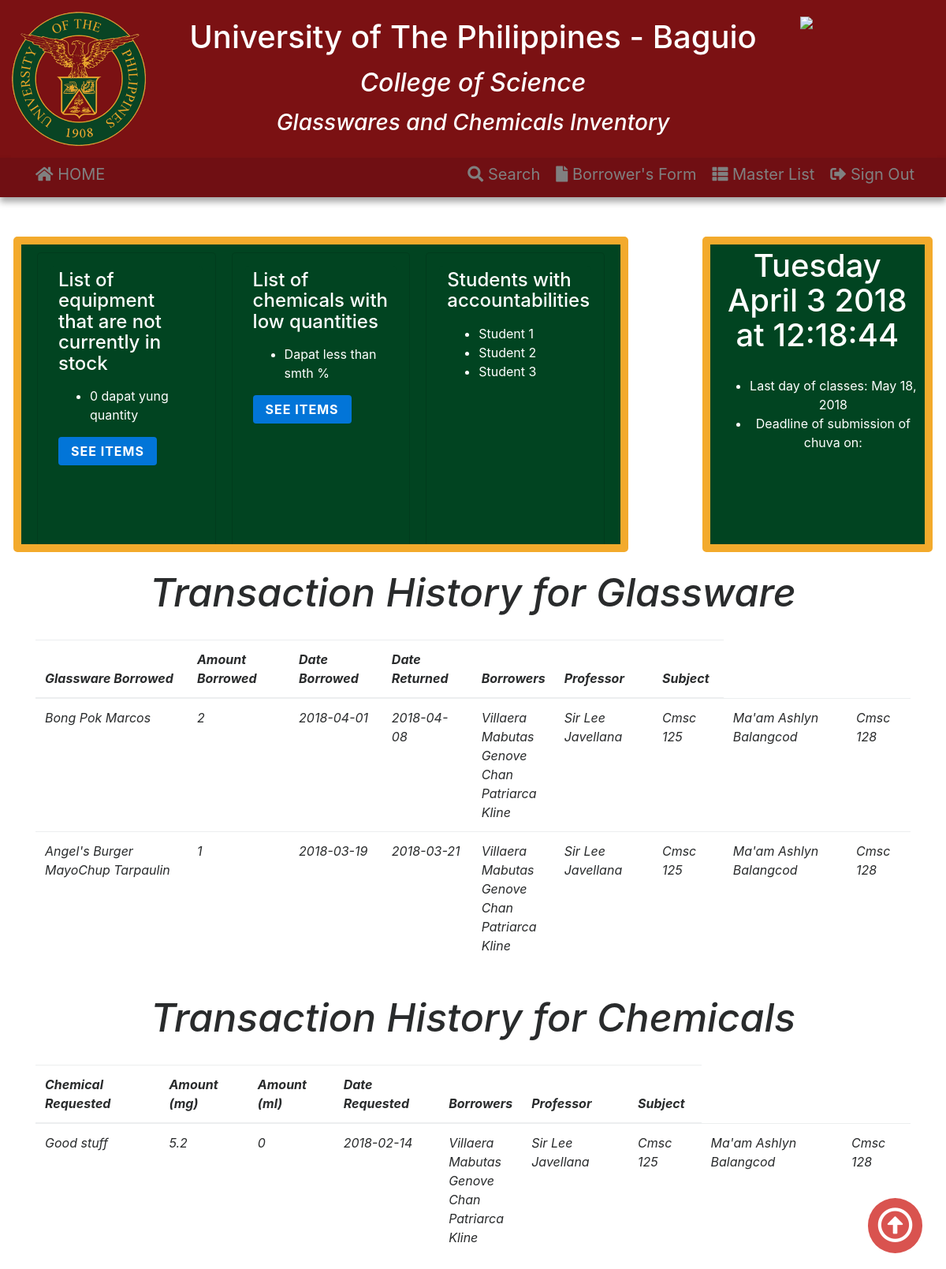
The page /home.php (signed in) on the database its author committed.
### tables this page shows
CREATE TABLE `transaction` (
  `Trans_Id` int(11) NOT NULL,
  `Glassware_Id` int(11) DEFAULT NULL,
  `Chemical_Id` int(11) DEFAULT NULL,
  `Group_Id` int(11) NOT NULL,
  `Qty_Borrowed_Glasswares` int(11) NOT NULL,
  `Qty_Borrowed_Chemicals_ml` float NOT NULL,
  `Qty_Borrowed_Chemicals_mg` float NOT NULL,
  `Date_Borrowed` date NOT NULL,
  `Date_Returned` date NOT NULL
);

CREATE TABLE `glasswares` (
  `Glassware_Id` int(11) NOT NULL,
  `Name` varchar(256) NOT NULL,
  `Quantity_Available` int(11) NOT NULL
);

CREATE TABLE `borrower` (
  `Borrower_Id` int(11) NOT NULL,
  `First_Name` varchar(256) NOT NULL,
  `Last_Name` varchar(256) NOT NULL,
  `Student_Number` varchar(20) NOT NULL,
  `Amt_of_transactions` int(11) NOT NULL,
  `Group_Id` int(11) NOT NULL
);

CREATE TABLE `group_table` (
  `Group_Id` int(11) NOT NULL,
  `Professor` varchar(256) NOT NULL,
  `Subject` varchar(256) NOT NULL
);

CREATE TABLE `chemicals` (
  `Chemical_Id` int(11) NOT NULL,
  `Name` varchar(256) NOT NULL,
  `Quantity_Available_ml` float NOT NULL,
  `Quantity_Available_mg` float NOT NULL,
  `Original_Amt` float NOT NULL
);

### home.php (the view, shortened to what this page needs)
<!DOCTYPE html>
<?php
	include("verify.php");
?>
<html>
<head>
	<link rel="stylesheet" type="text/css" href="css/home.css">
	<?php 'loading head';include("head.php"); ?>
</head>
<body>
	<div class="container-fluid hbod">
		<div class="container-fluid row justify-content-center first-row">
			<div id="home-tops" class="col-lg-8"  >
				<div class="card-columns" style="background-color: #014421;opacity:1;color:#f3aa2c;">
					<div class="card p-3" id = "card-format" >
						<div class="card-block" id = "card-format">
						  <h4 class="card-title">List of equipment that are not currently in stock</h4>
						  <p class="card-text">
							<ul>
								<li> 0 dapat yung quantity
							</ul>
						  </p>
							 <a href="search.php" class="btn btn-primary">See items</a>
						</div>
					</div>
					<div class="card p-3" id = "card-format">
						<div class="card-block" id = "card-format">
						  <h4 class="card-title">List of chemicals with low quantities</h4>
						  <p class="card-text">
							<ul>
								<li> Dapat less than smth %
							</ul>
						  </p>
							 <a href="search.php" class="btn btn-primary">See items</a>
						</div>
					</div>
					<div class="card p-3" id = "card-format" id = "card-format">
						<div class="card-block" id = "card-format">
						  <h4 class="card-title">Students with accountabilities</h4>
						  <p class="card-text">
							<ul>
								<li>Student 1
								<li>Student 2
								<li>Student 3
							</ul>
						  </p>
						</div>
					</div>
			</div>
			</div>
			<span style="width: 8%;"></span>
			<div class="col-lg-3 timestamp align-text-middle" id="home-tops">
				<h1><span id="date_time" style="color:white"></span></h1>
					<ul style="color:white">
						<li> Last day of classes: May 18, 2018
						<li> Deadline of submission of chuva on:
					</ul>
			</div>
		</div>
		<div  >
			<div class="col-lg-12" style="background-color:white">
				<h1 class="jumbotron-fluid text-center py-4" style="font-size: 50px"><em>Transaction History for Glassware</h1>
	    		<div class="container" style="background-color:white">
			          		<table class="table" style="background-color:white">
			          			<thead class="text-center" >
					            	<tr>
						                <th>Glassware Borrowed</th>
										<th>Amount Borrowed</th>
										<th>Date Borrowed</th>
										<th>Date Returned</th>
						                <th>Borrowers</th>
						                <th>Professor</th>
										<th>Subject </th>
					            	</tr>
					            </thead>
					            <tbody >
									<?php
										$MySearchQuery = "SELECT * FROM transaction JOIN glasswares USING (Glassware_Id)";
										$MyValues = $MyConnection -> query($MySearchQuery);
										if (($MyValues -> num_rows) > 0)
										{
											while ($MyResults = $MyValues -> fetch_assoc())
											{
												echo '<tr>';
												echo '<td>'.$MyResults['Name'].'</td>';
												echo '<td>'.$MyResults['Qty_Borrowed_Glasswares'].'</td>';
												echo '<td>'.$MyResults['Date_Borrowed'].'</td>';
												echo '<td>'.$MyResults['Date_Returned'].'</td>';
												echo '<td>';
												$MySearchQuery2 = "SELECT * FROM borrower ";
												$MyValues2 = $MyConnection -> query($MySearchQuery2);
												while ($MyResults2 = $MyValues2 -> fetch_assoc())
												{
													echo $MyResults2['Last_Name'].'<br> ';
												}
												echo '</td>';
												$MySearchQuery3 = "SELECT * FROM group_table JOIN transaction USING (Group_Id) WHERE transaction.Glassware_Id>0";
												$MyValues3 = $MyConnection -> query($MySearchQuery3);
												while ($MyResults3 = $MyValues3 -> fetch_assoc())
												{
													echo '<td>'.$MyResults3['Professor'].'</td>';
													echo '<td>'.$MyResults3['Subject'].'</td>';
												}
												echo '</tr>';
											}
										}
									?>
					        	</tbody>
					        </table>
				</div>
				<h1 class="jumbotron-fluid text-center py-4" style="font-size: 50px"><em>Transaction History for Chemicals</h1>
				<div class="container" style="background-color:white">
			          		<table class="table" style="background-color:white">
			          			<thead class="text-center" >
					            	<tr>
						                <th>Chemical Requested</th>
										<th>Amount (mg)</th>
										<th>Amount (ml)</th>
						                <th>Date Requested</th>
										<th>Borrowers</th>
						                <th>Professor</th>
										<th>Subject </th>
					            	</tr>
					            </thead>
					            <tbody >
									<?php
										$MySearchQuery = "SELECT * FROM transaction JOIN chemicals USING (Chemical_Id)";
										$MyValues = $MyConnection -> query($MySearchQuery);
										if (($MyValues -> num_rows) > 0)
										{
											while ($MyResults = $MyValues -> fetch_assoc())
											{
												echo '<tr>';
												echo '<td>'.$MyResults['Name'].'</td>';
												echo '<td>'.$MyResults['Qty_Borrowed_Chemicals_mg'].'</td>';
												echo '<td>'.$MyResults['Qty_Borrowed_Chemicals_ml'].'</td>';
												echo '<td>'.$MyResults['Date_Borrowed'].'</td>';
												echo '<td>';
												$MySearchQuery2 = "SELECT * FROM borrower ";
												$MyValues2 = $MyConnection -> query($MySearchQuery2);
												while ($MyResults2 = $MyValues2 -> fetch_assoc())
												{
													echo $MyResults2['Last_Name'].'<br> ';
												}
												echo '</td>';
												$MySearchQuery3 = "SELECT * FROM group_table JOIN transaction USING (Group_Id) WHERE transaction.Glassware_Id>0 ";
												$MyValues3 = $MyConnection -> query($MySearchQuery3);
												while ($MyResults3 = $MyValues3 -> fetch_assoc())
												{
													echo '<td>'.$MyResults3['Professor'].'</td>';
													echo '<td>'.$MyResults3['Subject'].'</td>';
												}
												echo '</tr>';
											}
										}
									?>
					        	</tbody>
					        </table>
				</div>
			</div>
		</div>
	</div>
</body>
</html>

### head.php (shortened to what this page needs)
<!DOCTYPE html>
<html>
<head>
	<link rel="stylesheet" type="text/css" href="css/bootstrap.min.css">
	<link rel="stylesheet" type="text/css" href="css/head.css">
	<link rel="stylesheet" href="css/fa/css/fontawesome-all.css">
</head>
<body>
	<button class="btn-danger" onclick="topFunction()" id="myBtn" title="Go to top"><i class="far fa-arrow-alt-circle-up"></i></button>
	<div class="container-fluid topmost">
		<div class="row">
			<div title="Go Home" class="col-sm-2 hidden-sm-down"><a href="home.php"><img src="src/up.png" width="170px"></a></div>
			<div class="col-sm-8 stack container-fluid">
				<div style="height: 70px padding-bottom:20px;"><h1>University of The Philippines - Baguio</h1></div>
				<span class="hidden-sm-down">
					<div><h2>College of Science</h2></div>
					<div><h3>Glasswares and Chemicals Inventory</h3></div>
				</span>
			</div>
			<div class="col-sm-2 hidden-sm-down"><img src="src/cs.png" width="170px" style="right: 20px;"></div>
		</div>
	</div>
	<div class="container-fluid second" style="margin-bottom: 50px;">
		<div class="container">
			<div class="row">
			<div title="Go Home" class="col-sm-3"><a href="home.php"><i class="fas fa-home"></i> HOME</a></div>
			<div class="col-sm-9 hidden-sm-down">
				<div class="row fix-width" style="float: right;">
					<div><a title="Search" href="#"><i class="fas fa-search"></i> Search</a></div>
					<div><a title="Borrower's Form" href="#"><i class="fa fa-file"></i> Borrower's Form</a></div>
					<div><a title="Master List" href="master.php"><i class="fas fa-th-list"></i> Master List</a></div>
					<div><a title="Sign Out" href="logout.php" onclick="return confirm('Do you really want to sign out?')"><i class="fas fa-sign-out-alt"></i> Sign Out</a></div>
				</div>
			</div>
			</div>
		</div>
	</div>
</body>
</html>

### css/home.css (style rules this page uses)
body { margin-bottom: 10px; }
.hbod { z-index: -10000; }
.first-row div { min-height: 400px; max-height: 400px; border-radius: 5px; padding: 5px 10px 5px 10px; background: gray; overflow-y: hidden; }
#home-tops { background-color: #014421; opacity:1; color:#f3aa2c; border-style: solid; border-width:10px; }
#card-format { background-color: #014421; color:white; }

### css/head.css (style rules this page uses)
.timestamp { color: white; text-align: center; }
.timestamp h1,.timestamp h2,.timestamp h3,.timestamp h4,.timestamp h5,.timestamp h6 { margin-bottom: 30px; }
.fix-width div { margin-left: 10px; margin-right: 10px; }
.stack div { padding-top: 10px; width:100%; text-align: center; }
.stack span { font-style: italic; }
#myBtn { z-index: 1 !important; border-radius: 200px; padding-left: 12px; padding-right: 12px; padding-top: 2px; border: none; font-size: 45px; position: fixed; bottom: 20px; right: 30px; z-index: 99; border: none; outline: none; cursor: pointer; }
.topmost { padding: 15px; color: white; background-color: #7b1113; }
.second { background-color: #700f13; height: 50px; padding-top: 6px; color: white; font-size: 20px; position: sticky; top: 0; box-shadow: 0 6px 8px rgba(0, 0, 0, 0.35); }
.second a { color: gray; }
.btn { border: 0 none; font-weight: 700; letter-spacing: 1px; text-transform: uppercase; }

### rows shown on the page
transaction: Glassware_Id.Name "Bong Pok Marcos", Qty_Borrowed_Glasswares "2", Date_Borrowed "2018-04-01", Date_Returned "2018-04-08", Group_Id.Professor "Sir Lee Javellana", Group_Id.Subject "Cmsc 125"
borrower: Last_Name "Villaera"
borrower: Last_Name "Mabutas"
borrower: Last_Name "Genove"
borrower: Last_Name "Chan"
borrower: Last_Name "Patriarca"
borrower: Last_Name "Kline"
transaction: Group_Id.Professor "Ma'am Ashlyn Balangcod", Group_Id.Subject "Cmsc 128", Glassware_Id.Name "Angel's Burger MayoChup Tarpaulin", Qty_Borrowed_Glasswares "1", Date_Borrowed "2018-03-19", Date_Returned "2018-03-21"
transaction: Chemical_Id.Name "Good stuff", Qty_Borrowed_Chemicals_mg "5.2", Qty_Borrowed_Chemicals_ml "0", Date_Borrowed "2018-02-14"
